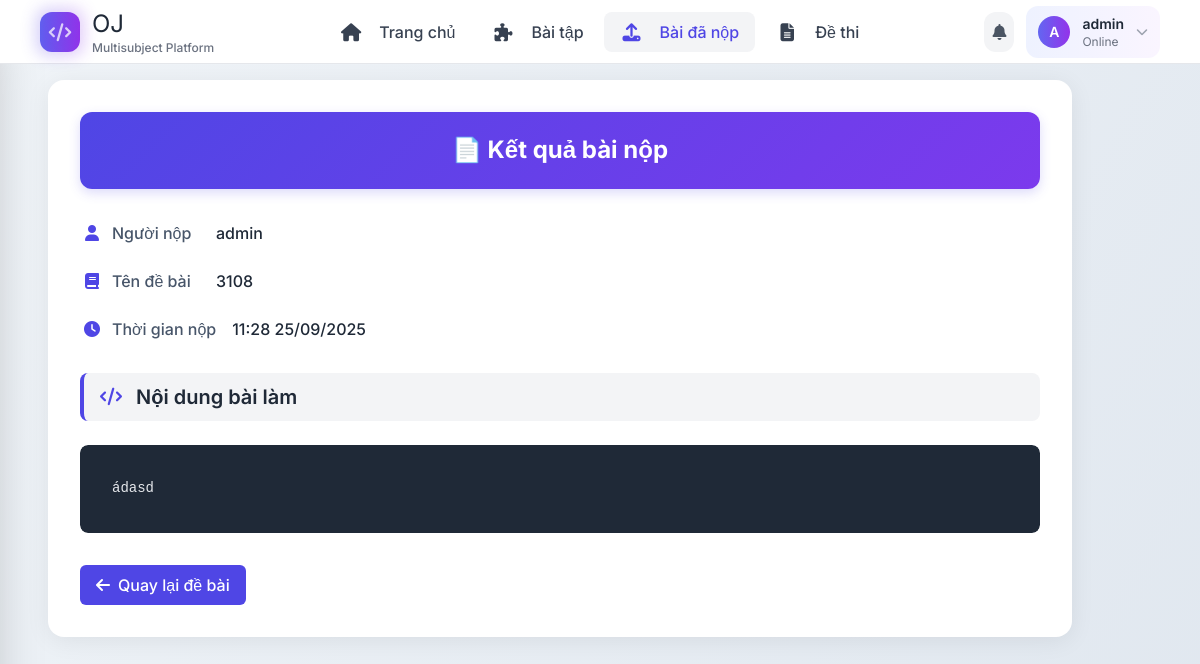
/submissions/result/19/ (signed in), run on the app's committed database.
### users/models.py (models this page shows)
class CustomUser(AbstractUser):
    is_teacher = models.BooleanField(default=False)

### submissions/models.py (models this page shows, shortened)
class Submission(models.Model):
    user = models.ForeignKey(settings.AUTH_USER_MODEL, on_delete=models.CASCADE)
    problem = models.ForeignKey(Problem, on_delete=models.CASCADE)
    code = models.TextField()
    submitted_at = models.DateTimeField(auto_now_add=True)
    score = models.FloatField(null=True, blank=True)
    comment = models.TextField(null=True, blank=True)

### problems/models.py (models this page shows, shortened)
class Problem(models.Model):
    title = models.CharField(max_length=200)
    description = models.TextField()
    subject = models.CharField(max_length=10, choices=SUBJECT_CHOICES)
    question_type = models.CharField(max_length=10, choices=QUESTION_TYPE, default='WRIT')
    difficulty = models.CharField(max_length=10, choices=DIFFICULTY_LEVELS)
    author = models.ForeignKey(User, on_delete=models.CASCADE, null=True)
    grading_criteria = models.TextField(null=True, blank=True, help_text="Tiêu chí chấm bài (dành cho AI)")
    created_at = models.DateTimeField(default=timezone.now)
    is_hidden = models.BooleanField(default=False)
    choice_a = models.CharField(max_length=255, null=True, blank=True)
    choice_b = models.CharField(max_length=255, null=True, blank=True)
    choice_c = models.CharField(max_length=255, null=True, blank=True)
    choice_d = models.CharField(max_length=255, null=True, blank=True)
    correct_answer = models.CharField(
        max_length=1,
        choices=[('A', 'A'), ('B', 'B'), ('C', 'C'), ('D', 'D')],
        null=True, blank=True,
        help_text="Chỉ áp dụng cho câu hỏi trắc nghiệm"
    )

### submissions/views.py (the view)
# urls.py: path('result/<int:submission_id>/', view_result, name='view_result'),
def view_result(request, submission_id):
    submission = get_object_or_404(Submission, id=submission_id)
    if submission.user != request.user and submission.problem.author != request.user:
        return HttpResponseForbidden("Bạn không có quyền xem bài này.")
    return render(request, 'submissions/result.html', {
        'submission': submission
    })

### templates/submissions/result.html (shortened to what this page needs)
{% extends "base.html" %}
{% block content %}
<div class="content">
  <div class="container">
    <h1 style="text-align: center; background: linear-gradient(135deg, var(--primary-color), #7c3aed); color: white; padding: 1.5rem; border-radius: 0.75rem; margin-bottom: 2rem; box-shadow: 0 4px 12px rgba(79, 70, 229, 0.2); font-weight: 700; font-size: 1.5rem;">
      📄 Kết quả bài nộp
    </h1>
    <section class="submission-info" aria-label="Thông tin bài nộp">
      <div class="info-group">
        <div class="info-label">
          <i class="fas fa-user"></i>
          Người nộp
        </div>
        <div class="info-value">{{ submission.user.username }}</div>
      </div>
      <div class="info-group">
        <div class="info-label">
          <i class="fas fa-book"></i>
          Tên đề bài
        </div>
        <div class="info-value">{{ submission.problem.title }}</div>
      </div>
      <div class="info-group">
        <div class="info-label">
          <i class="fas fa-clock"></i>
          Thời gian nộp
        </div>
        <div class="info-value">{{ submission.submitted_at|date:"H:i d/m/Y" }}</div>
      </div>
    </section>
    <section aria-label="Nội dung bài làm và nhận xét">
      <h2 style="font-size: 1.25rem; font-weight: 600; color: var(--dark-color); margin: 2rem 0 1rem; padding: 0.75rem 1rem; background: var(--light-color); border-radius: 0.5rem; border-left: 4px solid var(--primary-color); display: flex; align-items: center; gap: 0.75rem;">
        <i class="fas fa-code" style="color: var(--primary-color); font-size: 1.1rem; width: 1.5rem;"></i>
        Nội dung bài làm
      </h2>
      <div class="code-section">
        <div class="code-wrapper" style="overflow: hidden; background: #1f2937; padding: 1rem; border-radius: 0.5rem; max-width: 100%; box-sizing: border-box;">
          <pre style="margin: 0; white-space: pre-wrap; word-wrap: break-word; overflow-wrap: break-word; word-break: break-word; overflow: hidden; background: transparent; color: #e5e7eb; font-family: 'Fira Code', 'JetBrains Mono', monospace; font-size: 0.875rem; line-height: 1.7;"><code class="code-content" style="display: block; white-space: pre-wrap; word-wrap: break-word; overflow-wrap: break-word; word-break: break-word;">{{ submission.code }}</code></pre>
        </div>
      </div>
      <div class="action-buttons" style="display: flex; gap: 1rem; margin-top: 2rem; justify-content: flex-start;">
        <a href="{% url 'problem_detail' submission.problem.id %}" class="btn btn-primary">
          <i class="fas fa-arrow-left"></i>
          <span>Quay lại đề bài</span>
        </a>
      </div>
    </section>
  </div>
</div>
{% endblock %}

### templates/base.html (shortened to what this page needs)
{% load static %}
<!DOCTYPE html>
<html lang="vi">
<head>
  <link rel="stylesheet" href="{% static 'style.css' %}">
  <link href="https://cdnjs.cloudflare.com/ajax/libs/font-awesome/6.4.0/css/all.min.css" rel="stylesheet">
  <script src="https://cdn.tailwindcss.com"></script>
</head>
<body>
  <nav class="navbar" role="navigation" aria-label="Main navigation">
    <div class="flex items-center justify-between w-full max-w-7xl mx-auto px-4">
      <div class="flex items-center space-x-4">
        <a href="{% url 'home' %}" class="flex items-center space-x-3 group" aria-label="Về trang chủ">
          <div class="relative">
            <div class="w-10 h-10 bg-gradient-to-r from-indigo-500 to-purple-600 rounded-xl flex items-center justify-center text-white font-bold text-lg transform group-hover:scale-110 transition-transform duration-300">
              <i class="fas fa-code"></i>
            </div>
            <div class="absolute -inset-1 bg-gradient-to-r from-indigo-600 to-purple-600 rounded-xl blur opacity-25 group-hover:opacity-40 transition duration-300"></div>
          </div>
          <div>
            <span class="logo text-2xl">OJ</span>
            <div class="text-xs text-gray-500 font-medium">Multisubject Platform</div>
          </div>
        </a>
      </div>
      <div class="nav-desktop hidden md:flex items-center space-x-1">
        <a href="{% url 'home' %}" class="nav-link flex items-center space-x-2 px-4 py-2 text-gray-700 hover:text-indigo-600 {% if request.path == '/' %}active{% endif %}">
          <i class="fas fa-home text-sm"></i>
          <span class="font-medium">Trang chủ</span>
        </a>
        <a href="{% url 'problem_list' %}" class="nav-link flex items-center space-x-2 px-4 py-2 text-gray-700 hover:text-indigo-600 {% if '/problems/' in request.path %}active{% endif %}">
          <i class="fas fa-puzzle-piece text-sm"></i>
          <span class="font-medium">Bài tập</span>
        </a>
        <a href="{% url 'submission_list' %}" class="nav-link flex items-center space-x-2 px-4 py-2 text-gray-700 hover:text-indigo-600 {% if '/submissions/' in request.path %}active{% endif %}">
          <i class="fas fa-upload text-sm"></i>
          <span class="font-medium">Bài đã nộp</span>
        </a>
        <a href="{% url 'exam_list' %}" class="nav-link flex items-center space-x-2 px-4 py-2 text-gray-700 hover:text-indigo-600 {% if '/exams/' in request.path %}active{% endif %}">
          <i class="fas fa-file-alt text-sm"></i>
          <span class="font-medium">Đề thi</span>
        </a>
      </div>
      <div class="flex items-center space-x-3">
        {% if user.is_authenticated %}
          <button class="notification-badge p-2 rounded-xl bg-gray-100 hover:bg-gray-200 transition-colors" title="Thông báo">
            <i class="fas fa-bell text-gray-600"></i>
          </button>
          <div class="user-menu relative hidden md:block" role="menu">
            <div id="userMenuTrigger" class="flex items-center space-x-3 px-3 py-2 bg-gradient-to-r from-indigo-50 to-purple-50 rounded-xl cursor-pointer hover:from-indigo-100 hover:to-purple-100 transition-all duration-300" aria-expanded="false" aria-haspopup="true">
              <div class="w-8 h-8 bg-gradient-to-r from-indigo-500 to-purple-600 rounded-full flex items-center justify-center text-white text-sm font-semibold">
                {{ user.username|first|upper }}
              </div>
              <div class="hidden sm:block">
                <div class="font-semibold text-gray-800 text-sm">{{ user.username }}</div>
                <div class="text-xs text-gray-500">Online</div>
              </div>
              <i class="fas fa-chevron-down text-xs text-gray-400 transition-transform duration-300" id="chevronIcon"></i>
            </div>
          </div>
        {% endif %}
      </div>
    </div>
  </nav>
  <main class="content slide-in" role="main">
    {% block content %}{% endblock %}
  </main>
</body>
</html>

### static/style.css (style rules this page uses)
:root { --primary-color: #4F46E5; --primary-hover: #4338CA; --secondary-color: #475569; --danger-color: #DC2626; --success-color: #059669; --light-color: #F3F4F6; --dark-color: #1F2937; --border-color: #E5E7EB; --bg-color: #FFFFFF; }
*, *::before, *::after { margin: 0; padding: 0; box-sizing: border-box; }
html { font-size: 16px; }
body { font-family: 'Inter', sans-serif; line-height: 1.5; color: var(--dark-color); background: linear-gradient(120deg, #f0f4f8 0%, #e0e7ef 100%); min-height: 100vh; }
.navbar { position: fixed; top: 0; left: 0; right: 0; height: 4rem; background-color: var(--bg-color); display: flex; align-items: center; justify-content: space-between; padding: 0 1.5rem; z-index: 1000; transition: all 0.3s ease; border-bottom: 1px solid var(--border-color); }
.nav-link { display: flex; align-items: center; gap: 0.5rem; color: var(--secondary-color); text-decoration: none; font-weight: 500; padding: 0.5rem 1rem; border-radius: 0.5rem; transition: all 0.2s ease; }
.nav-link.active { color: var(--primary-color); background-color: var(--light-color); font-weight: 600; }
.nav-link i { font-size: 1.125rem; width: 1.5rem; text-align: center; }
.user-menu, .auth-buttons { display: flex; align-items: center; gap: 0.75rem; }
.content { max-width: 80rem; margin: 5rem auto 2rem; padding: 0 1.5rem; }
.container { background: var(--bg-color); border-radius: 1rem; box-shadow: 0 4px 24px rgba(0,0,0,0.07); padding: 2rem; margin-bottom: 2rem; }
h1, h2, h3, h4 { color: var(--dark-color); font-weight: 700; line-height: 1.2; margin-bottom: 1rem; }
h1 { font-size: 2rem; }
h2 { font-size: 1.5rem; }
.btn { display: inline-flex; align-items: center; gap: 0.5rem; padding: 0.5rem 1rem; border-radius: 0.375rem; font-weight: 500; text-decoration: none; transition: all 0.2s ease; border: none; cursor: pointer; }
.btn-primary { background-color: var(--primary-color); color: white; }
.submission-info { display: grid; gap: 1.5rem; margin-bottom: 2rem; }
.info-group { display: flex; align-items: center; gap: 1rem; }
.info-label { display: flex; align-items: center; gap: 0.5rem; min-width: 120px; color: var(--secondary-color); font-weight: 500; }
.info-label i { width: 1.5rem; text-align: center; color: var(--primary-color); }
.info-value { font-weight: 500; color: var(--dark-color); }
.code-section { background: var(--light-color); border-radius: 0.5rem; overflow: hidden; margin: 1.5rem 0; }
.code-wrapper { padding: 1rem; background: #1f2937; overflow-x: auto; }
.code-wrapper pre { margin: 0; padding: 1rem; background: transparent; color: #e5e7eb; font-family: 'Fira Code', 'JetBrains Mono', monospace; font-size: 0.875rem; line-height: 1.7; }
.code-wrapper code { display: block; white-space: pre; }

### data on the page
CustomUser: username|first "A", username "admin"
Submission: user.username "admin", problem "3108", submitted_at "11:28 25/09/2025", code "ádasd"
